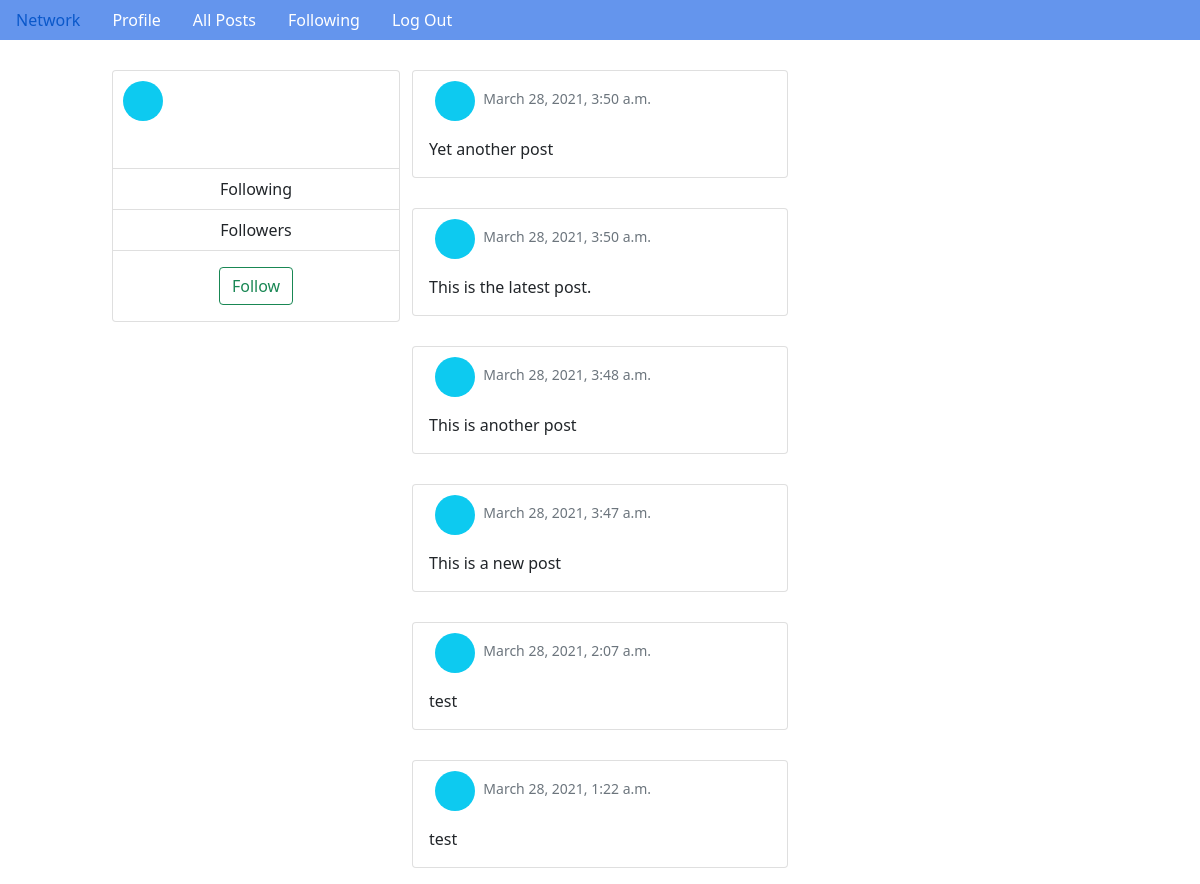
/profile/1 (signed in), run on the app's committed database.
### network/models.py (models this page shows, shortened)
class Post(models.Model):
    content = models.TextField("Content")
    user = models.ForeignKey(User, on_delete=models.CASCADE, related_name="User")
    timestamp = models.DateTimeField(auto_now_add=True)

### network/views.py (the view)
# urls.py: path("profile/<int:uid>", views.profile, name="profile"),
@login_required
def profile(request, uid):
    posts = Post.objects.filter(user_id=uid).order_by("-timestamp")
    user = User.objects.filter(id=uid).first()
    return render(request, "network/profile.html", {"user": user, "posts": posts})

### network/models.py (called while the page is built)
    def get_initials(self):
        return self.first_name [:1] + self.last_name [:1]

### network/templates/network/profile.html (shortened to what this page needs)
{% extends "network/layout.html" %}
{% block body %}
<div class="container-fluid">
    <div class="row p-row">
        <div class="col-md-1">
        </div>
        {% if user %}
            <div class="col-md-3">
                <div class="card profile" style="width: 18rem;">
                    <div class="col-md-2">
                        <svg height="50" width="50">
                            <g>
                                <circle cx="30" cy="30" r="20" fill="#0dcaf0" text="Test"></circle>
                                <text x="19" y="35" font-family="Times" font-size="" fill="white">{{ user.get_initials }}</text>
                            </g>
                        </svg>
                    </div>
                    <div class="card-body">
                    </div>
                    <ul class="list-group list-group-flush">
                        <li class="list-group-item">Following</li>
                        <li class="list-group-item">Followers</li>
                    </ul>
                    <div class="card-body">
                        <button type="button" class="btn btn-outline-success">Follow</button>
                    </div>
                </div>
            </div>
        {% endif %}
        <div class="col-md-4">
            {% if user.is_authenticated %}
                 {% for post in posts %}
                    <div class="card mb-3">
                        <div class="row g-0">
                            <div class="row">
                                <div class="col-md-2">
                                    <svg height="50" width="50">
                                        <g>
                                            <circle cx="30" cy="30" r="20" fill="#0dcaf0" text="Test"></circle>
                                            <text x="19" y="35" font-family="Times" font-size="" fill="white">{{ user.get_initials }}</text>
                                        </g>
                                    </svg>
                                </div>
                                <div class="col-md-10">
                                    <p class="card-text"><small class="text-muted">{{ post.timestamp }}</small></p>
                                </div>
                            </div>
                            <div class="col">
                                <div class="card-body">
                                    <p class="card-text">{{ post.content }}</p>
                                </div>
                            </div>
                        </div>
                    </div>
                 {% endfor %}
            {% endif %}
        </div>
        <div class="col-md-2">
        </div>
        <div class="col-md-2">
        </div>
    </div>
{% endblock %}

### network/static/network/styles.css (style rules this page uses)
.card { margin: auto; max-width: 540px; margin-top: 30px; }
.profile { text-align: center; }

### data on the page
Post: timestamp "March 28, 2021, 3:50 a.m.", content "Yet another post"
Post: timestamp "March 28, 2021, 3:50 a.m.", content "This is the latest post."
Post: timestamp "March 28, 2021, 3:48 a.m.", content "This is another post"
Post: timestamp "March 28, 2021, 3:47 a.m.", content "This is a new post"
Post: timestamp "March 28, 2021, 2:07 a.m.", content "test"
Post: timestamp "March 28, 2021, 1:22 a.m.", content "test"
